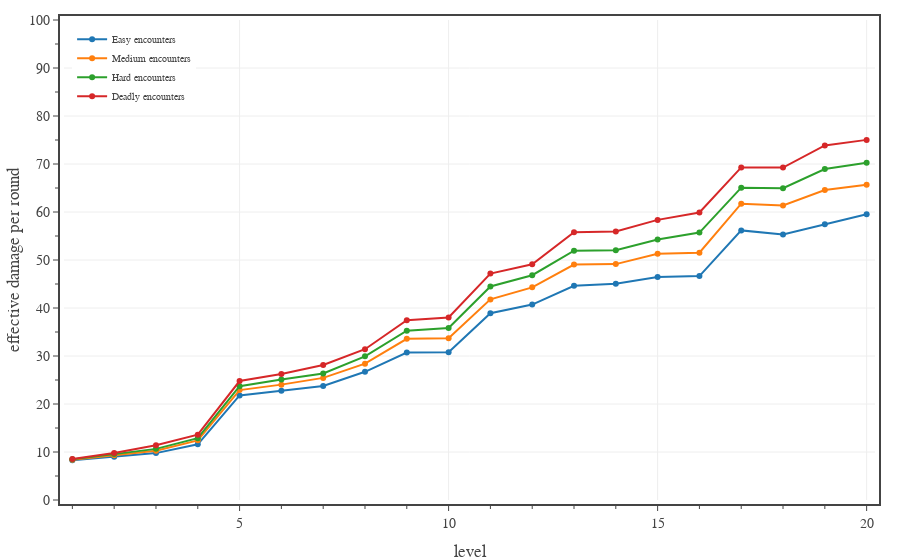

The cell this chart's notebook holds for it:
### Code cell
# Plots average daily effective DPR for PCs, calculated for a full adventuring day with two short rests.
levels = np.array(range(1,21,1))

fig = go.Figure(
    layout=go.Layout(
        template=TFB_TEMPLATE,
        xaxis=dict(
            title_text='level',
            range=[0.8, 20.2],
            tick0=0, dtick=5,
            minor=dict(tick0=0, dtick=1),
        ),
        yaxis=dict(
            title_text='effective damage per round',
            range=[0, 100],
            tick0=0, dtick=10.0,
            minor=dict(tick0=0, dtick=5.0),
        ),
        legend=dict(
            yanchor='top',  y=0.99,
            xanchor='left', x=0.01,
            orientation='v',
        )
    )
)

for diff in ['Easy','Medium','Hard','Deadly']:
    d = ENCOUNTER_DIFFICULTIES[diff]
    pc_data_file = f'../xp-and-player-characters/pc data - {diff} 2 short rests.json'

    with open(pc_data_file, 'r') as fin:
        pc_data = json.load(fin)

    eDPR = np.zeros(20)
    for pc_class in PC_CLASSES:
        eDPR += np.array([x['effective damage per round mean'] for x in pc_data[pc_class]])
    eDPR /= len(PC_CLASSES)

    fig.add_trace(go.Scatter(
        x=levels, 
        y=eDPR,
        mode='lines+markers', 
        line=dict(color=d['color'], dash='solid'),
        unselected=dict(marker=dict(opacity=0.0)),
        name=diff + ' encounters',
        hovertemplate=
            '<b>' + diff + ' encounters</b><br>'+
            'lvl %{x}<br>'+
            'eDPR %{y:.1f}'+
            '<extra></extra>'
    ))

# show figure
fig.show(config=TFB_CONFIG)

# save large format figure
if SAVEFIGS:
    file_name = f'./fig-full-daily-edpr-vs-level-adventuring-days-large.html'
    fig_html = fig.to_html(
        include_plotlyjs=False, 
        full_html=False, 
        config=TFB_CONFIG
    )
    fig_soup = BeautifulSoup(fig_html, 'html.parser')
    fig_soup.div['class'] = 'plotly-div-large'
    with open(file_name, 'wb') as fout:
        fout.write(fig_soup.prettify('utf-8'))

# save small format figure
if SAVEFIGS:
    fig.update_traces(marker=dict(size=4))
    fig.update_layout(font=dict(size=10))
    file_name = f'./fig-full-daily-edpr-vs-level-adventuring-days-small.html'
    fig_html = fig.to_html(
        include_plotlyjs=False, 
        full_html=False, 
        config=TFB_CONFIG
    )
    fig_soup = BeautifulSoup(fig_html, 'html.parser')
    fig_soup.div['class'] = 'plotly-div-small'
    with open(file_name, 'wb') as fout:
        fout.write(fig_soup.prettify('utf-8'))

### Figure 1 — Plotly figure (JSON) as saved in the notebook; plotly's stock layout.template omitted (floating-point values rounded to 4 significant figures)
{"data": [{"hovertemplate": "<b>Easy encounters</b><br>lvl %{x}<br>eDPR %{y:.1f}<extra></extra>", "line": {"color": "#1F77B4", "dash": "solid"}, "mode": "lines+markers", "name": "Easy encounters", "type": "scatter", "unselected": {"marker": {"opacity": 0}}, "x": [1, 2, 3, 4, 5, 6, 7, 8, 9, 10, 11, 12, 13, 14, 15, 16, 17, 18, 19, 20], "y": [8.266, 9.006, 9.767, 11.6, 21.78, 22.74, 23.74, 26.71, 30.71, 30.81, 38.91, 40.71, 44.64, 45.07, 46.45, 46.65, 56.17, 55.32, 57.46, 59.54]}, {"hovertemplate": "<b>Medium encounters</b><br>lvl %{x}<br>eDPR %{y:.1f}<extra></extra>", "line": {"color": "#FF7F0E", "dash": "solid"}, "mode": "lines+markers", "name": "Medium encounters", "type": "scatter", "unselected": {"marker": {"opacity": 0}}, "x": [1, 2, 3, 4, 5, 6, 7, 8, 9, 10, 11, 12, 13, 14, 15, 16, 17, 18, 19, 20], "y": [8.373, 9.323, 10.28, 12.42, 22.9, 24.04, 25.44, 28.4, 33.57, 33.68, 41.8, 44.3, 49.06, 49.14, 51.3, 51.51, 61.74, 61.36, 64.58, 65.68]}, {"hovertemplate": "<b>Hard encounters</b><br>lvl %{x}<br>eDPR %{y:.1f}<extra></extra>", "line": {"color": "#2CA02C", "dash": "solid"}, "mode": "lines+markers", "name": "Hard encounters", "type": "scatter", "unselected": {"marker": {"opacity": 0}}, "x": [1, 2, 3, 4, 5, 6, 7, 8, 9, 10, 11, 12, 13, 14, 15, 16, 17, 18, 19, 20], "y": [8.464, 9.569, 10.65, 12.87, 23.72, 25.13, 26.37, 29.92, 35.26, 35.83, 44.48, 46.83, 51.94, 52.04, 54.26, 55.71, 65.08, 64.96, 68.96, 70.28]}, {"hovertemplate": "<b>Deadly encounters</b><br>lvl %{x}<br>eDPR %{y:.1f}<extra></extra>", "line": {"color": "#D62728", "dash": "solid"}, "mode": "lines+markers", "name": "Deadly encounters", "type": "scatter", "unselected": {"marker": {"opacity": 0}}, "x": [1, 2, 3, 4, 5, 6, 7, 8, 9, 10, 11, 12, 13, 14, 15, 16, 17, 18, 19, 20], "y": [8.545, 9.792, 11.39, 13.61, 24.78, 26.23, 28.13, 31.41, 37.47, 38.01, 47.17, 49.09, 55.8, 55.92, 58.36, 59.9, 69.28, 69.25, 73.87, 75.03]}], "layout": {"legend": {"orientation": "v", "x": 0.01, "xanchor": "left", "y": 0.99, "yanchor": "top"}, "xaxis": {"dtick": 5, "minor": {"dtick": 1, "tick0": 0}, "range": [0.8, 20.2], "tick0": 0, "title": {"text": "level"}}, "yaxis": {"dtick": 10, "minor": {"dtick": 5, "tick0": 0}, "range": [0, 100], "tick0": 0, "title": {"text": "effective damage per round"}}}}
